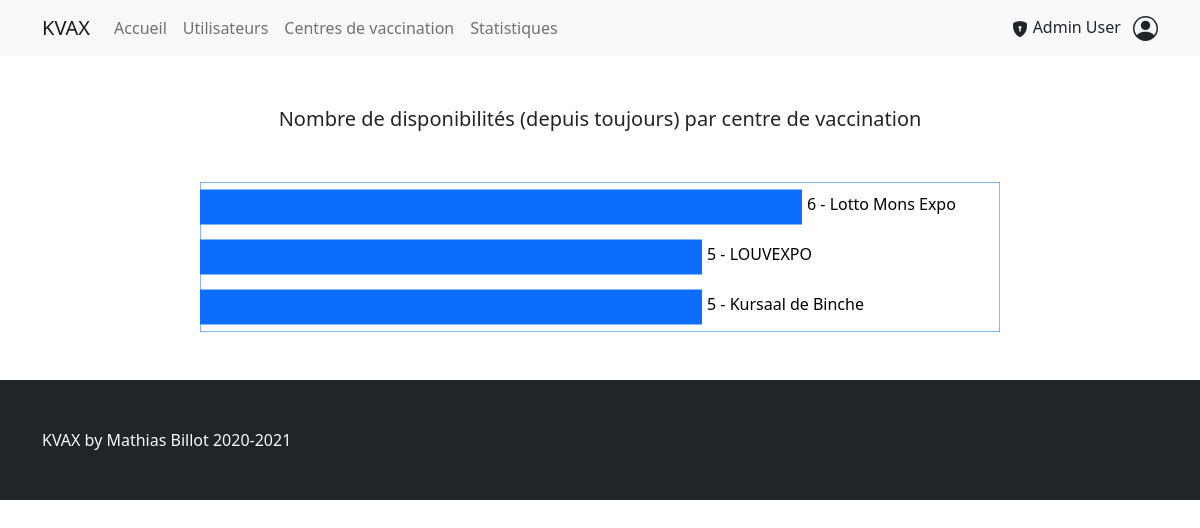
/index.php?page=getStats (signed in), run on the app's committed database.
### tables this page shows
CREATE TABLE IF NOT EXISTS `vaccination_centers` (
    `id` int unsigned NOT NULL AUTO_INCREMENT,
    `name` varchar(45) NOT NULL,
    `city` varchar(45) NOT NULL,
    `postalCode` int(4) unsigned zerofill NOT NULL,
    `address` varchar(100) NOT NULL,

    PRIMARY KEY (`id`)
);

### controllers/controller.php (called while the page is built, shortened)
<?php
    require('models/availability.php');
    require('models/center.php');
    class Controller {
        function getStats() {
            $centers = Center::getAll();
            $max_availabilities = 0;
            foreach($centers as $key => $center) {
                $center->count_ever = Availability::getCountEverByCenterId($center->id);
                $max_availabilities = max(array($max_availabilities, $center->count_ever));
            }
            require('views/pages/stats.php');
        }
    }
?>

### models/center.php (called while the page is built, shortened)
<?php
    class Center {
        public static function getAll() {
            try {
                $pdo = getPdo();
                $query = 'SELECT ';
                $query .= '*, ';
                $query .= '(SELECT COUNT(*) FROM availabilities WHERE vc.id = center_id AND (DATE(`date`) = CURDATE())) AS availabilities_today, ';
                $query .= '(SELECT COUNT(*) FROM availabilities WHERE vc.id = center_id AND (DATE(`date`) = (CURDATE() + INTERVAL 1 DAY))) AS availabilities_tomorrow ';
                $query .= 'FROM vaccination_centers AS vc;';
                $req = $pdo->prepare($query);
                $req->execute();
                $center = $req->fetchAll();
                return $center;
            } catch (Exception $e) {
                throw new Exception($e->getMessage(), 400);
            }
        }
    }
?>

### models/availability.php (called while the page is built, shortened)
<?php
    class Availability {
        public static function getCountEverByCenterId($centerId) {
            try {
                $pdo = getPdo();
                $query = 'SELECT COUNT(*) AS count_ever ';
                $query .= 'FROM availabilities AS a WHERE center_id = ?;';
                $req = $pdo->prepare($query);
                $req->execute(array($centerId));
                $availability = $req->fetch();
                return $availability->count_ever;
            } catch (Exception $e) {
                throw new Exception($e->getMessage(), 400);
            }
        }
    }
?>

### views/pages/stats.php (the view, shortened to what this page needs)
<div class="container">
    <div class="row">
        <div class="col text-center">
            <p class="lead">Nombre de disponibilités (depuis toujours) par centre de vaccination</p>
            <div class="mt-5">
                <svg class="chart" width="800" height="<?= count($centers) * 50 ?>" aria-labelledby="Availabilities ever by center" role="img">
                    <title id="title">Availabilities ever by center</title>
                    <g class="bar">
                            <rect width="800" height="<?= count($centers) * 50 ?>" y="0" style="fill-opacity:0;stroke:#0d6efd"></rect>
                        </g>
                    <?php
                        $i = 0;
                        $unit_width = 600 / $max_availabilities;
                        foreach($centers as $key => $center) {
                            $y = (50 * $i) + 7.5;
                            $width = ($unit_width * $center->count_ever) + 2;
                            $label_x = $width + 5;
                            $label_y = $y + 15;
                            $i++;
                    ?>
                        <g class="bar">
                            <rect width="<?= $width ?>" height="35" y="<?= $y ?>" style="fill:#0d6efd;"></rect>
                            <text x="<?= $label_x ?>" y="<?= $label_y ?>" dy=".35em"><?= $center->count_ever.' - '.$center->name ?></text>
                        </g>
                    <?php } ?>
                </svg>
            </div>
        </div>
    </div>
</div>
<?php
    require_once('views/partials/layout.php');
?>

### data on the page
vaccination_centers: count_ever "6", name "Lotto Mons Expo"
vaccination_centers: count_ever "5", name "LOUVEXPO"
vaccination_centers: count_ever "5", name "Kursaal de Binche"

### other printed values
$_SESSION['user_fullname'] "Admin User"
